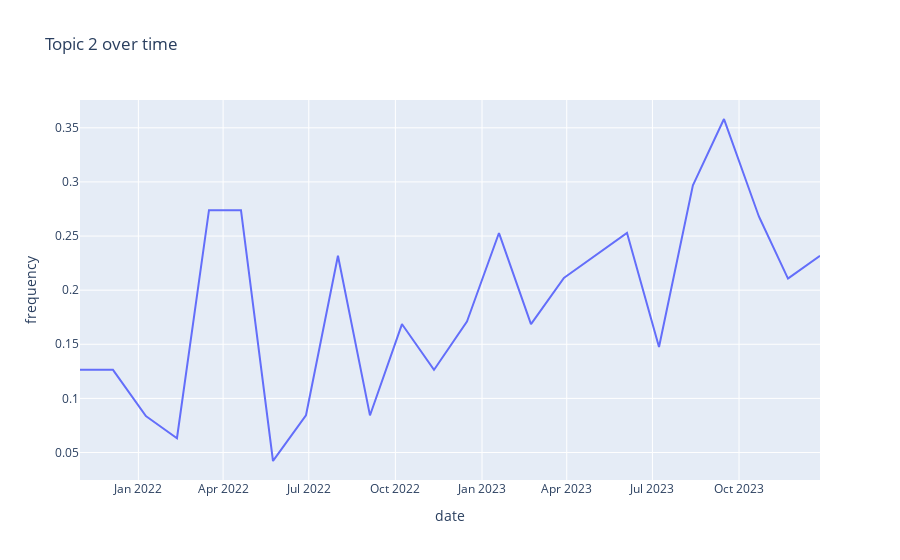
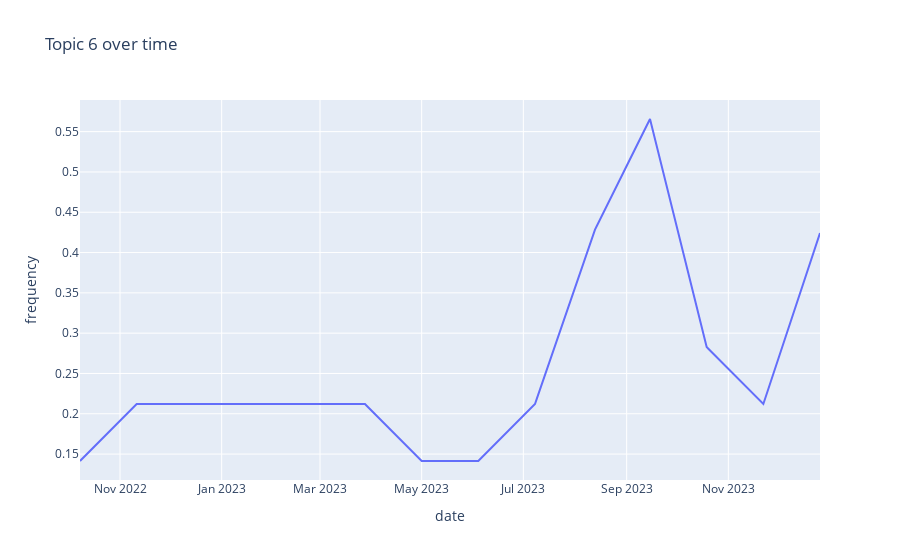
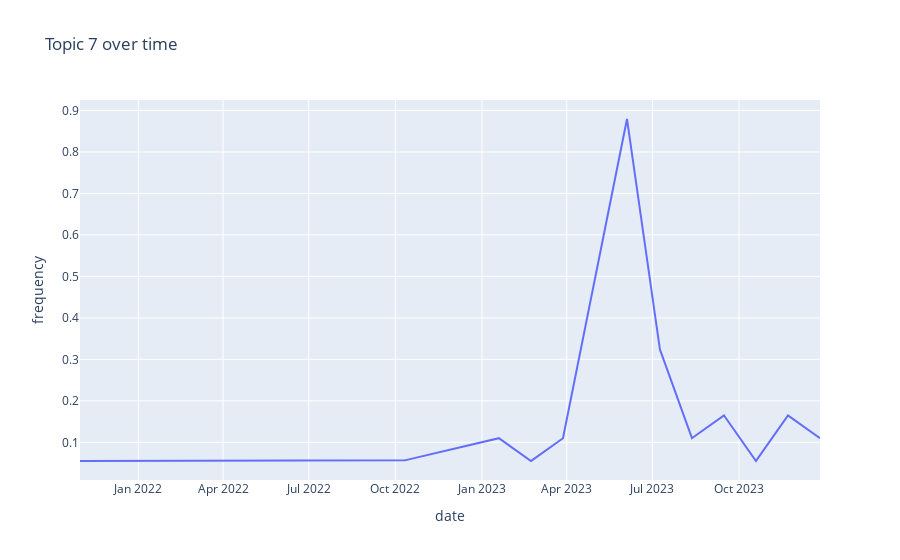

The cell these charts' notebook holds for them, in order:
### Markdown cell above
### Handle Missings

### Code cell
# Índices de los tópicos a analizar
topics = [2, 6, 7]
df_ts_resultado = []

for i, df_topic in enumerate(data_over_time_ds):
    if i not in topics:
        continue

    df_topic['date'] = pd.to_datetime(df_topic['date']).dt.floor('D')
    fecha_minima = df_topic['date'].min()
    fecha_maxima = df_topic['date'].max()
    
    todas_fechas = pd.date_range(start=fecha_minima, end=fecha_maxima, freq='D')
    df_todas_fechas = pd.DataFrame({'date': todas_fechas})
    
    df_resultado = pd.merge(df_todas_fechas, df_topic, on='date', how='left')
    df_resultado['frequency'] = df_resultado['frequency'].interpolate(method='linear')
    
    df_ts_resultado.append(df_resultado)

    fig = px.line(df_resultado, x='date', y='frequency', title=f'Topic {i} over time')
    fig.show()

    # print(f"\n--- Topic {i} ---")
    # print(df_resultado)

### Figure 1 — Plotly figure (JSON) as saved in the notebook; plotly's stock layout.template omitted (floating-point values rounded to 4 significant figures; data arrays with more than 128 entries replaced by an {"elided": "..."} marker saying what was removed)
{"data": [{"hovertemplate": "date=%{x}<br>frequency=%{y}<extra></extra>", "legendgroup": "", "line": {"color": "#636efa", "dash": "solid"}, "marker": {"symbol": "circle"}, "mode": "lines", "name": "", "orientation": "v", "showlegend": false, "type": "scatter", "x": {"elided": "787 str values"}, "xaxis": "x", "y": {"elided": "787 float values"}, "yaxis": "y"}], "layout": {"legend": {"tracegroupgap": 0}, "title": {"text": "Topic 2 over time"}, "xaxis": {"anchor": "y", "domain": [0, 1], "title": {"text": "date"}}, "yaxis": {"anchor": "x", "domain": [0, 1], "title": {"text": "frequency"}}}}

### Figure 2 — Plotly figure (JSON) as saved in the notebook; plotly's stock layout.template omitted (floating-point values rounded to 4 significant figures; data arrays with more than 128 entries replaced by an {"elided": "..."} marker saying what was removed)
{"data": [{"hovertemplate": "date=%{x}<br>frequency=%{y}<extra></extra>", "legendgroup": "", "line": {"color": "#636efa", "dash": "solid"}, "marker": {"symbol": "circle"}, "mode": "lines", "name": "", "orientation": "v", "showlegend": false, "type": "scatter", "x": {"elided": "445 str values"}, "xaxis": "x", "y": {"elided": "445 float values"}, "yaxis": "y"}], "layout": {"legend": {"tracegroupgap": 0}, "title": {"text": "Topic 6 over time"}, "xaxis": {"anchor": "y", "domain": [0, 1], "title": {"text": "date"}}, "yaxis": {"anchor": "x", "domain": [0, 1], "title": {"text": "frequency"}}}}

### Figure 3 — Plotly figure (JSON) as saved in the notebook; plotly's stock layout.template omitted (floating-point values rounded to 4 significant figures; data arrays with more than 128 entries replaced by an {"elided": "..."} marker saying what was removed)
{"data": [{"hovertemplate": "date=%{x}<br>frequency=%{y}<extra></extra>", "legendgroup": "", "line": {"color": "#636efa", "dash": "solid"}, "marker": {"symbol": "circle"}, "mode": "lines", "name": "", "orientation": "v", "showlegend": false, "type": "scatter", "x": {"elided": "787 str values"}, "xaxis": "x", "y": {"elided": "787 float values"}, "yaxis": "y"}], "layout": {"legend": {"tracegroupgap": 0}, "title": {"text": "Topic 7 over time"}, "xaxis": {"anchor": "y", "domain": [0, 1], "title": {"text": "date"}}, "yaxis": {"anchor": "x", "domain": [0, 1], "title": {"text": "frequency"}}}}
